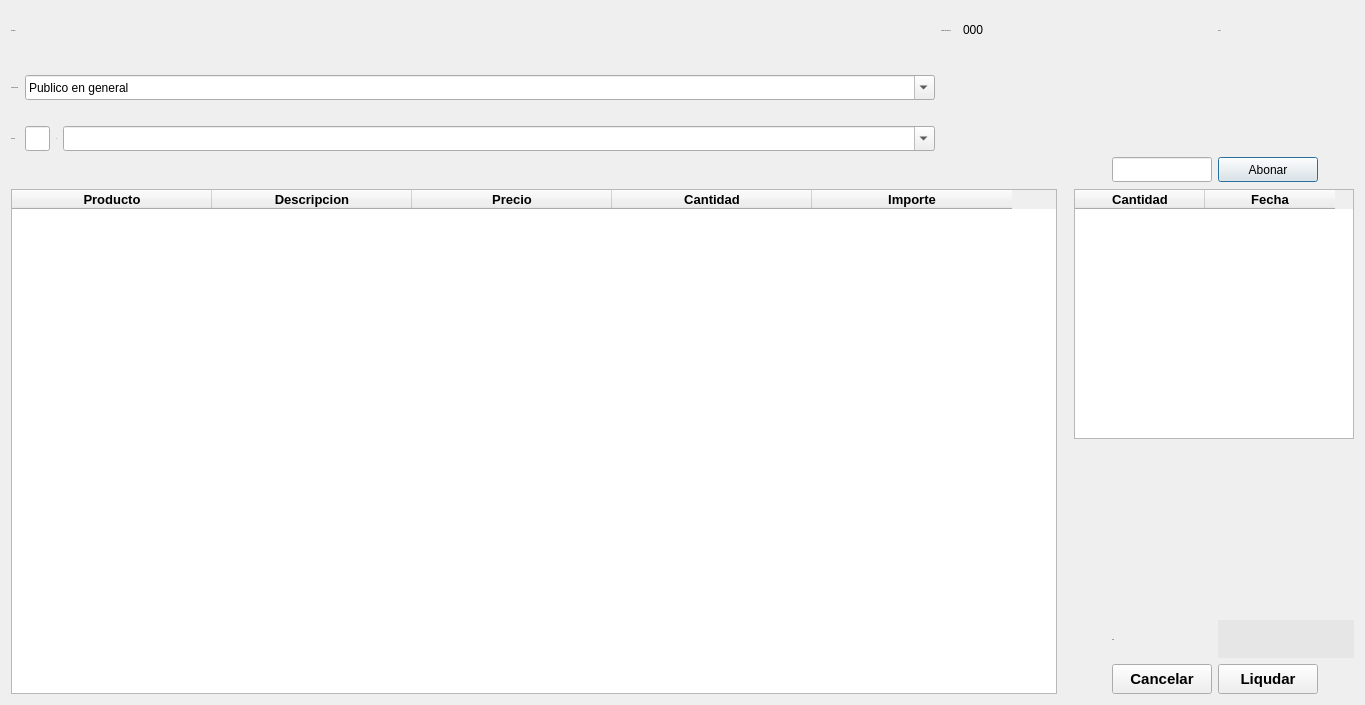
<?xml version="1.0" encoding="UTF-8"?>
<ui version="4.0">
 <class>Dialog</class>
 <widget class="QDialog" name="Dialog">
  <property name="geometry">
   <rect>
    <x>0</x>
    <y>0</y>
    <width>1365</width>
    <height>705</height>
   </rect>
  </property>
  <property name="windowTitle">
   <string>Apartado</string>
  </property>
  <property name="styleSheet">
   <string notr="true">QWidget{
background-color: rgb(255, 255, 255);
}
QPushButton#pushButton_Abonar{
background-color: white;
	color: rgb(0, 186, 0);
}
QPushButton#pushButton_Abonar:hover{
color:white;
background-color: rgb(0, 186, 0);
}


QComboBox{
	border: 1px solid Black;
	background-color: #fff;
	border-radius: 3px;
}
QPushButton#pushButton_Liquidar{
background-color: white;
color:rgb(100, 186, 177);
}

QPushButton#pushButton_Liquidar:hover{
color:white;
background-color: rgb(100, 186, 177);
}

QLineEdit{
border: 1px solid Black;
background-color: rgb(255, 255, 255);
border-radius: 2px;
}

QPushButton#pushButton_Cancelar{
background-color: white;
color: rgb(186, 0, 0);
}

QPushButton#pushButton_Cancelar:hover{
background-color: rgb(186, 0, 0);
color: white;
}

QDialog{
background-color: rgb(255, 255, 255);
font: 75 12pt &quot;Arial&quot;;
}



QLabel#label_8{
    display: block;
    font: 20px Arial, Helvetica, sans-serif;
    margin-bottom: 15px;
}

QLabel{
    display: block;
    font: 15px Arial, Helvetica, sans-serif;
    margin-bottom: 15px;
}


QLineEdit{
border: 1px solid Black;
background-color: rgb(255, 255, 255);
border-radius: 4px;
}

alternate-background-color: rgb(255, 255, 255);</string>
  </property>
  <layout class="QGridLayout" name="gridLayout">
   <item row="5" column="21">
    <widget class="QPushButton" name="pushButton_Abonar">
     <property name="minimumSize">
      <size>
       <width>0</width>
       <height>25</height>
      </size>
     </property>
     <property name="text">
      <string>Abonar</string>
     </property>
     <property name="icon">
      <iconset>
       <normaloff>imagenes/iconos/abonar.png</normaloff>imagenes/iconos/abonar.png</iconset>
     </property>
    </widget>
   </item>
   <item row="5" column="22">
    <widget class="QPushButton" name="pushButton">
     <property name="maximumSize">
      <size>
       <width>30</width>
       <height>30</height>
      </size>
     </property>
     <property name="text">
      <string/>
     </property>
     <property name="icon">
      <iconset>
       <normaloff>imagenes/iconos/Elimi.png</normaloff>imagenes/iconos/Elimi.png</iconset>
     </property>
     <property name="iconSize">
      <size>
       <width>25</width>
       <height>25</height>
      </size>
     </property>
     <property name="flat">
      <bool>true</bool>
     </property>
    </widget>
   </item>
   <item row="0" column="21">
    <widget class="QLabel" name="label_3">
     <property name="font">
      <font>
       <family>Arial,Helvetica,sans-serif</family>
       <pointsize>-1</pointsize>
       <weight>50</weight>
       <italic>false</italic>
       <bold>false</bold>
      </font>
     </property>
     <property name="text">
      <string>Fecha</string>
     </property>
    </widget>
   </item>
   <item row="11" column="20">
    <widget class="QLabel" name="label_8">
     <property name="minimumSize">
      <size>
       <width>0</width>
       <height>30</height>
      </size>
     </property>
     <property name="maximumSize">
      <size>
       <width>70</width>
       <height>40</height>
      </size>
     </property>
     <property name="font">
      <font>
       <family>Arial,Helvetica,sans-serif</family>
       <pointsize>-1</pointsize>
       <weight>50</weight>
       <italic>false</italic>
       <bold>false</bold>
      </font>
     </property>
     <property name="text">
      <string>Total</string>
     </property>
    </widget>
   </item>
   <item row="12" column="20">
    <widget class="QPushButton" name="pushButton_Cancelar">
     <property name="minimumSize">
      <size>
       <width>100</width>
       <height>25</height>
      </size>
     </property>
     <property name="maximumSize">
      <size>
       <width>120</width>
       <height>30</height>
      </size>
     </property>
     <property name="font">
      <font>
       <pointsize>11</pointsize>
       <weight>75</weight>
       <bold>true</bold>
      </font>
     </property>
     <property name="styleSheet">
      <string notr="true"/>
     </property>
     <property name="text">
      <string>Cancelar</string>
     </property>
     <property name="icon">
      <iconset>
       <normaloff>imagenes/iconos/cancelar.png</normaloff>imagenes/iconos/cancelar.png</iconset>
     </property>
     <property name="iconSize">
      <size>
       <width>20</width>
       <height>20</height>
      </size>
     </property>
    </widget>
   </item>
   <item row="12" column="21">
    <widget class="QPushButton" name="pushButton_Liquidar">
     <property name="minimumSize">
      <size>
       <width>100</width>
       <height>25</height>
      </size>
     </property>
     <property name="maximumSize">
      <size>
       <width>120</width>
       <height>30</height>
      </size>
     </property>
     <property name="font">
      <font>
       <pointsize>11</pointsize>
       <weight>75</weight>
       <bold>true</bold>
      </font>
     </property>
     <property name="styleSheet">
      <string notr="true"/>
     </property>
     <property name="text">
      <string>Liqudar</string>
     </property>
     <property name="icon">
      <iconset>
       <normaloff>imagenes/iconos/Pagar (2).png</normaloff>imagenes/iconos/Pagar (2).png</iconset>
     </property>
     <property name="iconSize">
      <size>
       <width>20</width>
       <height>20</height>
      </size>
     </property>
    </widget>
   </item>
   <item row="6" column="19" colspan="4">
    <widget class="QTableWidget" name="tableWidget_2">
     <property name="minimumSize">
      <size>
       <width>280</width>
       <height>250</height>
      </size>
     </property>
     <property name="maximumSize">
      <size>
       <width>280</width>
       <height>250</height>
      </size>
     </property>
     <attribute name="horizontalHeaderDefaultSectionSize">
      <number>130</number>
     </attribute>
     <column>
      <property name="text">
       <string>Cantidad</string>
      </property>
      <property name="font">
       <font>
        <pointsize>10</pointsize>
        <weight>75</weight>
        <bold>true</bold>
       </font>
      </property>
     </column>
     <column>
      <property name="text">
       <string>Fecha</string>
      </property>
      <property name="font">
       <font>
        <pointsize>10</pointsize>
        <weight>75</weight>
        <bold>true</bold>
       </font>
      </property>
     </column>
    </widget>
   </item>
   <item row="5" column="18">
    <spacer name="horizontalSpacer_11">
     <property name="orientation">
      <enum>Qt::Horizontal</enum>
     </property>
     <property name="sizeType">
      <enum>QSizePolicy::Fixed</enum>
     </property>
     <property name="sizeHint" stdset="0">
      <size>
       <width>5</width>
       <height>2</height>
      </size>
     </property>
    </spacer>
   </item>
   <item row="4" column="3" colspan="11">
    <widget class="QComboBox" name="comboBox_Producto">
     <property name="maximumSize">
      <size>
       <width>16777215</width>
       <height>25</height>
      </size>
     </property>
     <property name="styleSheet">
      <string notr="true">selection-background-color: rgb(85, 170, 255);</string>
     </property>
     <property name="editable">
      <bool>true</bool>
     </property>
    </widget>
   </item>
   <item row="0" column="16" colspan="2">
    <widget class="QLabel" name="label_Num_Apartado">
     <property name="text">
      <string>000</string>
     </property>
    </widget>
   </item>
   <item row="5" column="17">
    <widget class="QPushButton" name="pushButton_Eliminar">
     <property name="styleSheet">
      <string notr="true"/>
     </property>
     <property name="text">
      <string/>
     </property>
     <property name="icon">
      <iconset>
       <normaloff>imagenes/iconos/Elimi.png</normaloff>imagenes/iconos/Elimi.png</iconset>
     </property>
     <property name="iconSize">
      <size>
       <width>25</width>
       <height>25</height>
      </size>
     </property>
     <property name="shortcut">
      <string>Del</string>
     </property>
     <property name="flat">
      <bool>true</bool>
     </property>
    </widget>
   </item>
   <item row="0" column="6" colspan="3">
    <spacer name="horizontalSpacer_2">
     <property name="orientation">
      <enum>Qt::Horizontal</enum>
     </property>
     <property name="sizeHint" stdset="0">
      <size>
       <width>40</width>
       <height>20</height>
      </size>
     </property>
    </spacer>
   </item>
   <item row="3" column="0" colspan="23">
    <spacer name="horizontalSpacer_9">
     <property name="orientation">
      <enum>Qt::Horizontal</enum>
     </property>
     <property name="sizeHint" stdset="0">
      <size>
       <width>40</width>
       <height>20</height>
      </size>
     </property>
    </spacer>
   </item>
   <item row="2" column="0">
    <widget class="QLabel" name="label_7">
     <property name="font">
      <font>
       <family>Arial,Helvetica,sans-serif</family>
       <pointsize>-1</pointsize>
       <weight>50</weight>
       <italic>false</italic>
       <bold>false</bold>
      </font>
     </property>
     <property name="text">
      <string>Nombre Cliente</string>
     </property>
    </widget>
   </item>
   <item row="4" column="0">
    <widget class="QLabel" name="label_4">
     <property name="font">
      <font>
       <family>Arial,Helvetica,sans-serif</family>
       <pointsize>-1</pointsize>
       <weight>50</weight>
       <italic>false</italic>
       <bold>false</bold>
      </font>
     </property>
     <property name="text">
      <string>Producto</string>
     </property>
    </widget>
   </item>
   <item row="4" column="1">
    <widget class="QLineEdit" name="lineEdit_Cantidad">
     <property name="maximumSize">
      <size>
       <width>25</width>
       <height>25</height>
      </size>
     </property>
    </widget>
   </item>
   <item row="0" column="9" colspan="2">
    <spacer name="horizontalSpacer_4">
     <property name="orientation">
      <enum>Qt::Horizontal</enum>
     </property>
     <property name="sizeHint" stdset="0">
      <size>
       <width>40</width>
       <height>20</height>
      </size>
     </property>
    </spacer>
   </item>
   <item row="0" column="5">
    <spacer name="horizontalSpacer">
     <property name="orientation">
      <enum>Qt::Horizontal</enum>
     </property>
     <property name="sizeHint" stdset="0">
      <size>
       <width>40</width>
       <height>20</height>
      </size>
     </property>
    </spacer>
   </item>
   <item row="0" column="14">
    <widget class="QLabel" name="label_2">
     <property name="font">
      <font>
       <family>Arial,Helvetica,sans-serif</family>
       <pointsize>-1</pointsize>
       <weight>50</weight>
       <italic>false</italic>
       <bold>false</bold>
      </font>
     </property>
     <property name="text">
      <string>Numero de apartado</string>
     </property>
    </widget>
   </item>
   <item row="11" column="21" colspan="2">
    <widget class="QLabel" name="label_Total">
     <property name="minimumSize">
      <size>
       <width>0</width>
       <height>25</height>
      </size>
     </property>
     <property name="maximumSize">
      <size>
       <width>16777215</width>
       <height>40</height>
      </size>
     </property>
     <property name="font">
      <font>
       <family>Arial,Helvetica,sans-serif</family>
       <pointsize>-1</pointsize>
       <weight>50</weight>
       <italic>false</italic>
       <bold>false</bold>
      </font>
     </property>
     <property name="toolTip">
      <string/>
     </property>
     <property name="styleSheet">
      <string notr="true">background-color: rgb(230, 230, 230);</string>
     </property>
     <property name="text">
      <string/>
     </property>
     <property name="scaledContents">
      <bool>false</bool>
     </property>
     <property name="wordWrap">
      <bool>false</bool>
     </property>
     <property name="openExternalLinks">
      <bool>false</bool>
     </property>
    </widget>
   </item>
   <item row="5" column="20">
    <widget class="QLineEdit" name="lineEdit">
     <property name="maximumSize">
      <size>
       <width>100</width>
       <height>25</height>
      </size>
     </property>
    </widget>
   </item>
   <item row="2" column="1" colspan="13">
    <widget class="QComboBox" name="comboBo_Cliente">
     <property name="maximumSize">
      <size>
       <width>16777215</width>
       <height>25</height>
      </size>
     </property>
     <property name="styleSheet">
      <string notr="true">selection-background-color: rgb(85, 170, 255);</string>
     </property>
     <property name="editable">
      <bool>true</bool>
     </property>
     <property name="currentText">
      <string>Publico en general</string>
     </property>
    </widget>
   </item>
   <item row="6" column="0" rowspan="7" colspan="18">
    <widget class="QTableWidget" name="tableWidget">
     <property name="editTriggers">
      <set>QAbstractItemView::NoEditTriggers</set>
     </property>
     <property name="selectionMode">
      <enum>QAbstractItemView::SingleSelection</enum>
     </property>
     <property name="selectionBehavior">
      <enum>QAbstractItemView::SelectRows</enum>
     </property>
     <attribute name="horizontalHeaderDefaultSectionSize">
      <number>200</number>
     </attribute>
     <attribute name="horizontalHeaderMinimumSectionSize">
      <number>36</number>
     </attribute>
     <attribute name="verticalHeaderStretchLastSection">
      <bool>true</bool>
     </attribute>
     <column>
      <property name="text">
       <string>Producto</string>
      </property>
      <property name="font">
       <font>
        <pointsize>10</pointsize>
        <weight>75</weight>
        <bold>true</bold>
       </font>
      </property>
     </column>
     <column>
      <property name="text">
       <string>Descripcion</string>
      </property>
      <property name="font">
       <font>
        <family>MS Shell Dlg 2</family>
        <pointsize>10</pointsize>
        <weight>75</weight>
        <bold>true</bold>
       </font>
      </property>
     </column>
     <column>
      <property name="text">
       <string>Precio</string>
      </property>
      <property name="font">
       <font>
        <pointsize>10</pointsize>
        <weight>75</weight>
        <bold>true</bold>
       </font>
      </property>
      <property name="icon">
       <iconset>
        <normaloff>Imagenes/images.png</normaloff>Imagenes/images.png</iconset>
      </property>
     </column>
     <column>
      <property name="text">
       <string>Cantidad</string>
      </property>
      <property name="font">
       <font>
        <pointsize>10</pointsize>
        <weight>75</weight>
        <bold>true</bold>
       </font>
      </property>
     </column>
     <column>
      <property name="text">
       <string>Importe</string>
      </property>
      <property name="font">
       <font>
        <pointsize>10</pointsize>
        <weight>75</weight>
        <bold>true</bold>
       </font>
      </property>
     </column>
    </widget>
   </item>
   <item row="0" column="0" colspan="5">
    <widget class="QLabel" name="label_NomVendedor">
     <property name="font">
      <font>
       <family>Arial,Helvetica,sans-serif</family>
       <pointsize>-1</pointsize>
       <weight>50</weight>
       <italic>false</italic>
       <bold>false</bold>
      </font>
     </property>
     <property name="toolTip">
      <string/>
     </property>
     <property name="text">
      <string>Vendedor</string>
     </property>
    </widget>
   </item>
   <item row="0" column="11">
    <spacer name="horizontalSpacer_5">
     <property name="orientation">
      <enum>Qt::Horizontal</enum>
     </property>
     <property name="sizeHint" stdset="0">
      <size>
       <width>40</width>
       <height>20</height>
      </size>
     </property>
    </spacer>
   </item>
   <item row="0" column="12">
    <spacer name="horizontalSpacer_6">
     <property name="orientation">
      <enum>Qt::Horizontal</enum>
     </property>
     <property name="sizeHint" stdset="0">
      <size>
       <width>40</width>
       <height>20</height>
      </size>
     </property>
    </spacer>
   </item>
   <item row="0" column="13">
    <spacer name="horizontalSpacer_7">
     <property name="orientation">
      <enum>Qt::Horizontal</enum>
     </property>
     <property name="sizeHint" stdset="0">
      <size>
       <width>40</width>
       <height>20</height>
      </size>
     </property>
    </spacer>
   </item>
   <item row="5" column="16">
    <widget class="QPushButton" name="pushButton_Agregar">
     <property name="font">
      <font>
       <pointsize>11</pointsize>
       <weight>75</weight>
       <bold>true</bold>
      </font>
     </property>
     <property name="styleSheet">
      <string notr="true"/>
     </property>
     <property name="text">
      <string/>
     </property>
     <property name="icon">
      <iconset>
       <normaloff>imagenes/iconos/Agregar.png</normaloff>imagenes/iconos/Agregar.png</iconset>
     </property>
     <property name="iconSize">
      <size>
       <width>25</width>
       <height>25</height>
      </size>
     </property>
     <property name="shortcut">
      <string>Return</string>
     </property>
     <property name="flat">
      <bool>true</bool>
     </property>
    </widget>
   </item>
   <item row="4" column="2">
    <widget class="QLabel" name="label_9">
     <property name="maximumSize">
      <size>
       <width>25</width>
       <height>25</height>
      </size>
     </property>
     <property name="font">
      <font>
       <family>Arial,Helvetica,sans-serif</family>
       <pointsize>-1</pointsize>
       <weight>50</weight>
       <italic>false</italic>
       <bold>false</bold>
      </font>
     </property>
     <property name="text">
      <string>X</string>
     </property>
    </widget>
   </item>
   <item row="5" column="0" colspan="16">
    <spacer name="horizontalSpacer_10">
     <property name="orientation">
      <enum>Qt::Horizontal</enum>
     </property>
     <property name="sizeHint" stdset="0">
      <size>
       <width>40</width>
       <height>20</height>
      </size>
     </property>
    </spacer>
   </item>
   <item row="1" column="0" colspan="23">
    <spacer name="horizontalSpacer_8">
     <property name="orientation">
      <enum>Qt::Horizontal</enum>
     </property>
     <property name="sizeHint" stdset="0">
      <size>
       <width>40</width>
       <height>20</height>
      </size>
     </property>
    </spacer>
   </item>
  </layout>
 </widget>
 <tabstops>
  <tabstop>comboBo_Cliente</tabstop>
  <tabstop>lineEdit_Cantidad</tabstop>
  <tabstop>comboBox_Producto</tabstop>
  <tabstop>pushButton_Agregar</tabstop>
  <tabstop>tableWidget</tabstop>
  <tabstop>pushButton_Eliminar</tabstop>
 </tabstops>
 <resources/>
 <connections/>
</ui>
